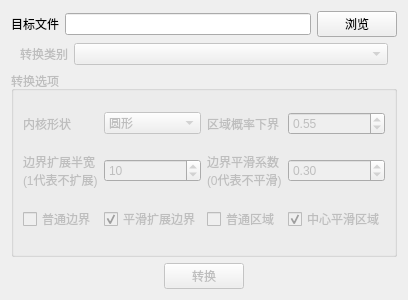
<?xml version="1.0" encoding="UTF-8"?>
<ui version="4.0">
 <class>GroundTruthConverterWidget</class>
 <widget class="QWidget" name="GroundTruthConverterWidget">
  <property name="windowModality">
   <enum>Qt::WindowModal</enum>
  </property>
  <property name="geometry">
   <rect>
    <x>0</x>
    <y>0</y>
    <width>402</width>
    <height>300</height>
   </rect>
  </property>
  <property name="windowTitle">
   <string>真值转换器</string>
  </property>
  <layout class="QVBoxLayout" name="verticalLayout">
   <item>
    <widget class="QWidget" name="centralWidget" native="true">
     <layout class="QVBoxLayout" name="verticalLayout_2" stretch="1,0,4,0">
      <property name="leftMargin">
       <number>0</number>
      </property>
      <property name="topMargin">
       <number>0</number>
      </property>
      <property name="rightMargin">
       <number>0</number>
      </property>
      <property name="bottomMargin">
       <number>0</number>
      </property>
      <item>
       <layout class="QHBoxLayout" name="horizontalLayout">
        <item>
         <widget class="QLabel" name="label">
          <property name="text">
           <string>目标文件</string>
          </property>
         </widget>
        </item>
        <item>
         <widget class="QLineEdit" name="sourceFileLineEdit">
          <property name="readOnly">
           <bool>true</bool>
          </property>
         </widget>
        </item>
        <item>
         <widget class="QPushButton" name="browsePushButton">
          <property name="text">
           <string>浏览</string>
          </property>
         </widget>
        </item>
       </layout>
      </item>
      <item>
       <layout class="QHBoxLayout" name="horizontalLayout_3" stretch="0,1">
        <property name="leftMargin">
         <number>9</number>
        </property>
        <property name="rightMargin">
         <number>9</number>
        </property>
        <item>
         <widget class="QLabel" name="categoryLabel">
          <property name="enabled">
           <bool>false</bool>
          </property>
          <property name="text">
           <string>转换类别</string>
          </property>
         </widget>
        </item>
        <item>
         <widget class="QComboBox" name="categoryComboBox">
          <property name="enabled">
           <bool>false</bool>
          </property>
         </widget>
        </item>
       </layout>
      </item>
      <item>
       <widget class="QGroupBox" name="convertOptionGroupBox">
        <property name="enabled">
         <bool>false</bool>
        </property>
        <property name="title">
         <string>转换选项</string>
        </property>
        <layout class="QGridLayout" name="gridLayout">
         <item row="1" column="0">
          <widget class="QLabel" name="label_2">
           <property name="text">
            <string>边界扩展半宽
(1代表不扩展)</string>
           </property>
          </widget>
         </item>
         <item row="1" column="3">
          <widget class="QDoubleSpinBox" name="boundarySmoothCoefDoubleSpinBox">
           <property name="singleStep">
            <double>0.100000000000000</double>
           </property>
           <property name="value">
            <double>0.300000000000000</double>
           </property>
          </widget>
         </item>
         <item row="1" column="1">
          <widget class="QSpinBox" name="boundaryHalfWidthSpinBox">
           <property name="minimum">
            <number>1</number>
           </property>
           <property name="maximum">
            <number>20</number>
           </property>
           <property name="value">
            <number>10</number>
           </property>
          </widget>
         </item>
         <item row="1" column="2">
          <widget class="QLabel" name="label_3">
           <property name="text">
            <string>边界平滑系数
(0代表不平滑)</string>
           </property>
          </widget>
         </item>
         <item row="2" column="0">
          <widget class="QCheckBox" name="simpleBoundaryCheckBox">
           <property name="text">
            <string>普通边界</string>
           </property>
          </widget>
         </item>
         <item row="2" column="1">
          <widget class="QCheckBox" name="smoothBoundaryCheckBox">
           <property name="text">
            <string>平滑扩展边界</string>
           </property>
           <property name="checked">
            <bool>true</bool>
           </property>
          </widget>
         </item>
         <item row="2" column="2">
          <widget class="QCheckBox" name="simpleRegionCheckBox">
           <property name="text">
            <string>普通区域</string>
           </property>
          </widget>
         </item>
         <item row="2" column="3">
          <widget class="QCheckBox" name="centralizeRegionCheckBox">
           <property name="text">
            <string>中心平滑区域</string>
           </property>
           <property name="checked">
            <bool>true</bool>
           </property>
          </widget>
         </item>
         <item row="0" column="0">
          <widget class="QLabel" name="label_4">
           <property name="text">
            <string>内核形状</string>
           </property>
          </widget>
         </item>
         <item row="0" column="1">
          <widget class="QComboBox" name="kernelShapeComboBox">
           <item>
            <property name="text">
             <string>圆形</string>
            </property>
           </item>
           <item>
            <property name="text">
             <string>方形</string>
            </property>
           </item>
           <item>
            <property name="text">
             <string>十字形</string>
            </property>
           </item>
          </widget>
         </item>
         <item row="0" column="2">
          <widget class="QLabel" name="label_6">
           <property name="text">
            <string>区域概率下界</string>
           </property>
          </widget>
         </item>
         <item row="0" column="3">
          <widget class="QDoubleSpinBox" name="regionProbLowerBoundDoubleSpinBox">
           <property name="maximum">
            <double>1.000000000000000</double>
           </property>
           <property name="singleStep">
            <double>0.050000000000000</double>
           </property>
           <property name="value">
            <double>0.550000000000000</double>
           </property>
          </widget>
         </item>
        </layout>
       </widget>
      </item>
      <item>
       <layout class="QHBoxLayout" name="horizontalLayout_2">
        <item>
         <spacer name="horizontalSpacer">
          <property name="orientation">
           <enum>Qt::Horizontal</enum>
          </property>
          <property name="sizeHint" stdset="0">
           <size>
            <width>40</width>
            <height>20</height>
           </size>
          </property>
         </spacer>
        </item>
        <item>
         <widget class="QPushButton" name="convertPushButton">
          <property name="enabled">
           <bool>false</bool>
          </property>
          <property name="text">
           <string>转换</string>
          </property>
         </widget>
        </item>
        <item>
         <spacer name="horizontalSpacer_2">
          <property name="orientation">
           <enum>Qt::Horizontal</enum>
          </property>
          <property name="sizeHint" stdset="0">
           <size>
            <width>40</width>
            <height>20</height>
           </size>
          </property>
         </spacer>
        </item>
       </layout>
      </item>
     </layout>
    </widget>
   </item>
  </layout>
 </widget>
 <resources/>
 <connections/>
</ui>
